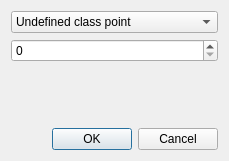
<?xml version="1.0" encoding="UTF-8"?>
<ui version="4.0">
 <class>PointAddDialog</class>
 <widget class="QDialog" name="PointAddDialog">
  <property name="geometry">
   <rect>
    <x>0</x>
    <y>0</y>
    <width>229</width>
    <height>161</height>
   </rect>
  </property>
  <property name="windowTitle">
   <string>Dialog</string>
  </property>
  <layout class="QVBoxLayout" name="verticalLayout">
   <item>
    <widget class="QComboBox" name="comboBox">
     <item>
      <property name="text">
       <string>Undefined class point</string>
      </property>
     </item>
     <item>
      <property name="text">
       <string>Defined class point</string>
      </property>
     </item>
    </widget>
   </item>
   <item>
    <widget class="QSpinBox" name="classSpinBox"/>
   </item>
   <item>
    <spacer name="verticalSpacer">
     <property name="orientation">
      <enum>Qt::Vertical</enum>
     </property>
     <property name="sizeHint" stdset="0">
      <size>
       <width>20</width>
       <height>40</height>
      </size>
     </property>
    </spacer>
   </item>
   <item>
    <widget class="QDialogButtonBox" name="buttonBox">
     <property name="orientation">
      <enum>Qt::Horizontal</enum>
     </property>
     <property name="standardButtons">
      <set>QDialogButtonBox::Cancel|QDialogButtonBox::Ok</set>
     </property>
    </widget>
   </item>
  </layout>
 </widget>
 <resources/>
 <connections>
  <connection>
   <sender>buttonBox</sender>
   <signal>accepted()</signal>
   <receiver>PointAddDialog</receiver>
   <slot>accept()</slot>
   <hints>
    <hint type="sourcelabel">
     <x>248</x>
     <y>254</y>
    </hint>
    <hint type="destinationlabel">
     <x>157</x>
     <y>274</y>
    </hint>
   </hints>
  </connection>
  <connection>
   <sender>buttonBox</sender>
   <signal>rejected()</signal>
   <receiver>PointAddDialog</receiver>
   <slot>reject()</slot>
   <hints>
    <hint type="sourcelabel">
     <x>316</x>
     <y>260</y>
    </hint>
    <hint type="destinationlabel">
     <x>286</x>
     <y>274</y>
    </hint>
   </hints>
  </connection>
 </connections>
</ui>
